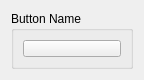
<?xml version="1.0" encoding="UTF-8"?>
<ui version="4.0">
 <class>Button</class>
 <widget class="QWidget" name="Button">
  <property name="geometry">
   <rect>
    <x>0</x>
    <y>0</y>
    <width>144</width>
    <height>80</height>
   </rect>
  </property>
  <property name="minimumSize">
   <size>
    <width>144</width>
    <height>80</height>
   </size>
  </property>
  <property name="maximumSize">
   <size>
    <width>144</width>
    <height>80</height>
   </size>
  </property>
  <property name="windowTitle">
   <string>Button</string>
  </property>
  <layout class="QGridLayout" name="gridLayout_2">
   <item row="0" column="0">
    <widget class="QGroupBox" name="groupBox">
     <property name="title">
      <string>Button Name</string>
     </property>
     <layout class="QVBoxLayout" name="verticalLayout">
      <item>
       <widget class="QPushButton" name="pushButton">
        <property name="sizePolicy">
         <sizepolicy hsizetype="Minimum" vsizetype="Minimum">
          <horstretch>0</horstretch>
          <verstretch>0</verstretch>
         </sizepolicy>
        </property>
        <property name="text">
         <string/>
        </property>
        <property name="icon">
         <iconset>
          <normaloff>cross-button.png</normaloff>
          <normalon>tick-button.png</normalon>cross-button.png</iconset>
        </property>
       </widget>
      </item>
     </layout>
    </widget>
   </item>
  </layout>
 </widget>
 <resources/>
 <connections/>
</ui>
